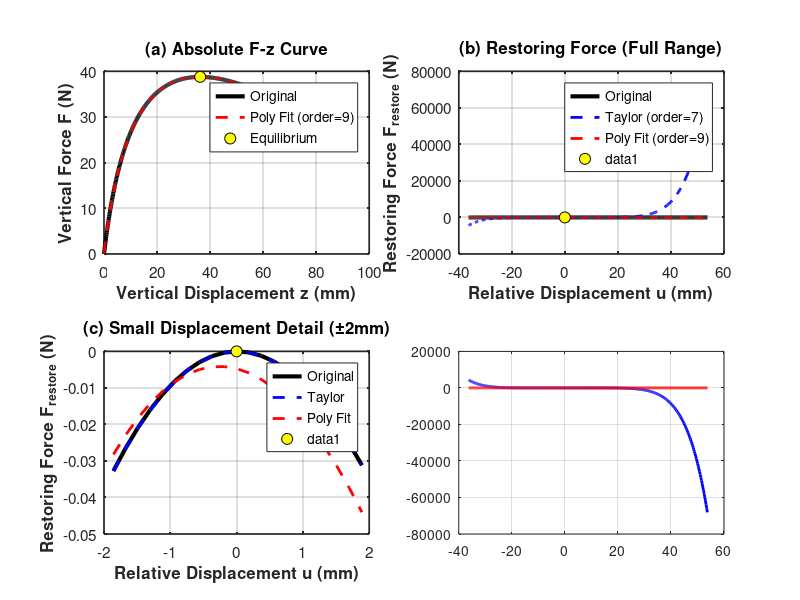

The MATLAB script that drew this image: (Note: this script raises an error after producing the figure.)
%% QZS Vibration Isolator - Enhanced Force-Displacement Approximation
% 对比原始力-位移曲线与多种高阶近似方法
% 方法1：高阶泰勒展开（数值微分）
% 方法2：多项式最小二乘拟合（推荐）
clear all; clc; close all;
format long g;

%% ====================== 1. 系统基础参数 ======================
b = 80e-3;        % 连杆长度 (m)
k = 300;          % 单根弹簧刚度 (N/m)
x0 = 5e-3;        % 初始偏移量 (m)
g = 9.81;         % 重力加速度 (m/s^2)
phi_lim = asin((b - 50e-3) / b);
n_phi = 500;      % 采样点数

%% ====================== 2. 计算原始力-位移曲线 ======================
phi0 = asin((b - x0) / b);
phi_array = linspace(phi0, phi_lim, n_phi);
z_disp = 2*b*(sin(phi0) - sin(phi_array));
F_Ver = (9*k*b/2) .* sin(phi_array) .* (cos(phi_array) - cos(phi0)) ./ cos(phi_array);

% 找到静平衡位置
[F_eq, idx_eq] = max(F_Ver);
phi_eq = phi_array(idx_eq);
z_eq = z_disp(idx_eq);
M_eq = F_eq / g;

fprintf('====================== 静平衡关键参数 ======================\n');
fprintf('平衡位置位移 z_eq = %.4f mm\n', z_eq*1000);
fprintf('平衡位置承载力 F_eq = %.4f N\n', F_eq);
fprintf('平衡位置支撑质量 M_eq = %.4f kg\n', M_eq);
fprintf('============================================================\n\n');

%% ====================== 3. 相对位移与恢复力 ======================
u = z_disp - z_eq;  % 相对平衡位置的位移 (m)
F_restore_original = F_Ver - F_eq;  % 恢复力 (N)

%% ====================== 4. 方法1：高阶泰勒展开（数值微分） ======================
fprintf('====================== 方法1：数值泰勒展开 ======================\n');

% 使用中心差分法计算各阶导数（在平衡位置处）
% 选择合适的步长（相对于位移范围）
h = (max(z_disp) - min(z_disp)) / 1000;  % 步长

% 定义力函数（插值原始数据）
F_interp = @(z) interp1(z_disp, F_Ver, z, 'spline', 'extrap');

% 计算1-7阶导数（使用中心差分）
taylor_order = 7;  % 泰勒展开阶数
k_taylor = zeros(1, taylor_order);

% 一阶导数（线性刚度）
k_taylor(1) = (F_interp(z_eq + h) - F_interp(z_eq - h)) / (2*h);

% 二阶导数
k_taylor(2) = (F_interp(z_eq + h) - 2*F_interp(z_eq) + F_interp(z_eq - h)) / h^2;

% 三阶导数
k_taylor(3) = (F_interp(z_eq + 2*h) - 2*F_interp(z_eq + h) + 2*F_interp(z_eq - h) - F_interp(z_eq - 2*h)) / (2*h^3);

% 四阶导数
k_taylor(4) = (F_interp(z_eq + 2*h) - 4*F_interp(z_eq + h) + 6*F_interp(z_eq) - 4*F_interp(z_eq - h) + F_interp(z_eq - 2*h)) / h^4;

% 五阶及以上使用数值微分（简化处理）
for n = 5:taylor_order
    % 使用有限差分近似高阶导数
    delta = h *2;
    z_sample = z_eq + linspace(-delta, delta, 2*n+1);
    F_sample = arrayfun(F_interp, z_sample);
    % 使用多项式拟合后求导
    p = polyfit(z_sample - z_eq, F_sample - F_eq, n);
    k_taylor(n) = p(end-n+1) * factorial(n);
end

% 构建泰勒展开恢复力
F_restore_taylor = zeros(size(u));
for n = 1:taylor_order
    F_restore_taylor = F_restore_taylor + k_taylor(n) .* (u.^n) / factorial(n);
end

% 输出泰勒系数
fprintf('泰勒展开系数（阶数=%d）：\n', taylor_order);
for n = 1:taylor_order
    fprintf('  k%d / %d! = %.6e N/m^%d\n', n, n, k_taylor(n)/factorial(n), n);
end

% 计算泰勒展开误差
rmse_taylor = sqrt(mean((F_restore_original - F_restore_taylor).^2));
r2_taylor = 1 - sum((F_restore_original - F_restore_taylor).^2) / sum((F_restore_original - mean(F_restore_original)).^2);
fprintf('泰勒展开RMSE = %.6f N, R² = %.6f\n', rmse_taylor, r2_taylor);
fprintf('============================================================\n\n');

%% ====================== 5. 方法2：多项式最小二乘拟合（推荐） ======================
fprintf('====================== 方法2：多项式拟合（推荐） ======================\n');

% 尝试不同阶数的多项式拟合
poly_orders = [3, 5, 7, 9];
colors = lines(length(poly_orders));
rmse_poly = zeros(size(poly_orders));
r2_poly = zeros(size(poly_orders));
poly_coeffs = cell(size(poly_orders));

for i = 1:length(poly_orders)
    order = poly_orders(i);
    % polyfit拟合（注意：polyfit返回降序系数，p(1)*x^n + ... + p(n+1)）
    p = polyfit(u, F_restore_original, order);
    poly_coeffs{i} = p;
    
    % 计算拟合值
    F_restore_poly = polyval(p, u);
    
    % 计算误差
    rmse_poly(i) = sqrt(mean((F_restore_original - F_restore_poly).^2));
    r2_poly(i) = 1 - sum((F_restore_original - F_restore_poly).^2) / sum((F_restore_original - mean(F_restore_original)).^2);
    
    fprintf('%d阶多项式拟合：\n', order);
    fprintf('  RMSE = %.6f N, R² = %.8f\n', rmse_poly(i), r2_poly(i));
    fprintf('  系数（降序）：');
    fprintf('%.6e ', p);
    fprintf('\n');
end

% 选择最佳拟合阶数（R²最高且RMSE最小）
[~, best_idx] = max(r2_poly);
best_order = poly_orders(best_idx);
best_coeffs = poly_coeffs{best_idx};
F_restore_best = polyval(best_coeffs, u);

fprintf('\n推荐使用：%d阶多项式拟合\n', best_order);
fprintf('  RMSE = %.6f N, R² = %.8f\n', rmse_poly(best_idx), r2_poly(best_idx));
fprintf('============================================================\n\n');

%% ====================== 6. 提取物理刚度系数（从最佳拟合） ======================
fprintf('====================== 物理刚度系数（从%d阶拟合提取） ======================\n', best_order);
% polyfit返回降序系数：p(1)*u^n + p(2)*u^(n-1) + ... + p(n+1)
% 转换为升序：c1*u + c2*u^2 + c3*u^3 + ...
c = fliplr(best_coeffs);% 转为升序
c = c(2:end);  % 去掉常数项（应该接近0）

fprintf('恢复力表达式：F_restore = ');
for n = 1:length(c)
    if n == 1
        fprintf('%.4e*u', c(n));
    else
        fprintf(' + %.4e*u^%d', c(n), n);
    end
end
fprintf(' (u单位:m, F单位:N)\n\n');

% 关键刚度系数
k1_fit = c(1);  % 线性刚度
if length(c) >= 3
    k3_fit = c(3);  % 三次非线性刚度
    fprintf('线性刚度 k1 = %.4f N/m\n', k1_fit);
    fprintf('三次非线性刚度 k3 = %.4e N/m³\n', k3_fit);
end
fprintf('============================================================\n\n');

%% ====================== 7. 绘制专业对比图 ======================
figure('Position', [100, 100, 1400, 900], 'Color', 'w');

% --- 子图1：绝对位移-总力对比 ---
subplot(2, 2, 1); hold on; box on; grid on;
plot(z_disp*1000, F_Ver, 'k-', 'LineWidth', 3, 'DisplayName', 'Original');
plot(z_disp*1000, F_eq + F_restore_best, 'r--', 'LineWidth', 2, 'DisplayName', sprintf('Poly Fit (order=%d)', best_order));
plot(z_eq*1000, F_eq, 'ko', 'MarkerSize', 8, 'MarkerFaceColor', 'y', 'DisplayName', 'Equilibrium');
xlabel('Vertical Displacement z (mm)', 'FontSize', 12, 'FontWeight', 'bold');
ylabel('Vertical Force F (N)', 'FontSize', 12, 'FontWeight', 'bold');
title('(a) Absolute F-z Curve', 'FontSize', 13, 'FontWeight', 'bold');
legend('Location', 'best', 'FontSize', 10);
set(gca, 'FontSize', 11, 'LineWidth', 1.2);

% --- 子图2：相对位移-恢复力对比（全范围） ---
subplot(2, 2, 2); hold on; box on; grid on;
plot(u*1000, F_restore_original, 'k-', 'LineWidth', 3, 'DisplayName', 'Original');
plot(u*1000, F_restore_taylor, 'b--', 'LineWidth', 2, 'DisplayName', sprintf('Taylor (order=%d)', taylor_order));
plot(u*1000, F_restore_best, 'r--', 'LineWidth', 2, 'DisplayName', sprintf('Poly Fit (order=%d)', best_order));
plot(0, 0, 'ko', 'MarkerSize', 8, 'MarkerFaceColor', 'y');
xlabel('Relative Displacement u (mm)', 'FontSize', 12, 'FontWeight', 'bold');
ylabel('Restoring Force F_{restore} (N)', 'FontSize', 12, 'FontWeight', 'bold');
title('(b) Restoring Force (Full Range)', 'FontSize', 13, 'FontWeight', 'bold');
legend('Location', 'best', 'FontSize', 10);
set(gca, 'FontSize', 11, 'LineWidth', 1.2);

% --- 子图3：小位移范围细节（±2mm） ---
subplot(2, 2, 3); hold on; box on; grid on;
u_range = 2;  % mm
idx_small = abs(u*1000) <= u_range;
plot(u(idx_small)*1000, F_restore_original(idx_small), 'k-', 'LineWidth', 3, 'DisplayName', 'Original');
plot(u(idx_small)*1000, F_restore_taylor(idx_small), 'b--', 'LineWidth', 2, 'DisplayName', 'Taylor');
plot(u(idx_small)*1000, F_restore_best(idx_small), 'r--', 'LineWidth', 2, 'DisplayName', 'Poly Fit');
plot(0, 0, 'ko', 'MarkerSize', 8, 'MarkerFaceColor', 'y');
xlabel('Relative Displacement u (mm)', 'FontSize', 12, 'FontWeight', 'bold');
ylabel('Restoring Force F_{restore} (N)', 'FontSize', 12, 'FontWeight', 'bold');
title(sprintf('(c) Small Displacement Detail (±%dmm)', u_range), 'FontSize', 13, 'FontWeight', 'bold');
legend('Location', 'best', 'FontSize', 10);
set(gca, 'FontSize', 11, 'LineWidth', 1.2);
xlim([-u_range, u_range]);

% --- 子图4：拟合误差对比 ---
subplot(2, 2, 4); hold on; box on; grid on;
error_taylor = F_restore_original - F_restore_taylor;
error_poly = F_restore_original - F_restore_best;
plot(u*1000, error_taylor, 'b-', 'LineWidth', 2, 'DisplayName', sprintf('Taylor Error (RMSE=%.3fN)', rmse_taylor));
plot(u*1000, error_poly, 'r-', 'LineWidth', 2, 'DisplayName', sprintf('Poly Fit Error (RMSE=%.3fN)', rmse_poly(best_idx)));
yline(0, 'k--', 'LineWidth', 1);
xlabel('Relative Displacement u (mm)', 'FontSize', 12, 'FontWeight', 'bold');
ylabel('Approximation Error (N)', 'FontSize', 12, 'FontWeight', 'bold');
title('(d) Fitting Error Comparison', 'FontSize', 13, 'FontWeight', 'bold');
legend('Location', 'best', 'FontSize', 10);
set(gca, 'FontSize', 11, 'LineWidth', 1.2);

sgtitle('QZS Isolator: Enhanced Force-Displacement Approximation', 'FontSize', 16, 'FontWeight', 'bold');

%% ====================== 8. 绘制多阶多项式拟合对比 ======================
figure('Position', [150, 150, 1200, 500], 'Color', 'w');

subplot(1, 2, 1); hold on; box on; grid on;
plot(u*1000, F_restore_original, 'k-', 'LineWidth', 3, 'DisplayName', 'Original');
for i = 1:length(poly_orders)
    F_poly_i = polyval(poly_coeffs{i}, u);
    plot(u*1000, F_poly_i, '--', 'LineWidth', 2, 'Color', colors(i,:), 'DisplayName', sprintf('Order %d (R²=%.6f)', poly_orders(i), r2_poly(i)));
end
xlabel('Relative Displacement u (mm)', 'FontSize', 12, 'FontWeight', 'bold');
ylabel('Restoring Force F_{restore} (N)', 'FontSize', 12, 'FontWeight', 'bold');
title('Polynomial Fitting: Different Orders', 'FontSize', 13, 'FontWeight', 'bold');
legend('Location', 'best', 'FontSize', 10);
set(gca, 'FontSize', 11, 'LineWidth', 1.2);

subplot(1, 2, 2); hold on; box on; grid on;
yyaxis left
bar(poly_orders, rmse_poly, 'FaceColor', [0.3, 0.6, 0.9], 'EdgeColor', 'k', 'LineWidth', 1.5);
ylabel('RMSE (N)', 'FontSize', 12, 'FontWeight', 'bold');
set(gca, 'YColor', 'k');

yyaxis right
plot(poly_orders, r2_poly, 'ro-', 'LineWidth', 2, 'MarkerSize', 10, 'MarkerFaceColor', 'r');
ylabel('R² (Goodness of Fit)', 'FontSize', 12, 'FontWeight', 'bold');
set(gca, 'YColor', 'r');
ylim([min(r2_poly)*0.999, 1.001]);

xlabel('Polynomial Order', 'FontSize', 12, 'FontWeight', 'bold');
title('Fitting Accuracy vs Polynomial Order', 'FontSize', 13, 'FontWeight', 'bold');
grid on;
set(gca, 'FontSize', 11, 'LineWidth', 1.2);

%% ====================== 9. 保存结果 ======================
saveas(gcf, 'QZS_Polynomial_Fitting_Comparison.png');
save('QZS_Enhanced_Approximation.mat', 'best_order', 'best_coeffs', 'k1_fit', 'k3_fit', ...
    'rmse_poly', 'r2_poly', 'z_eq', 'F_eq', 'M_eq');

fprintf('\n====================== 计算完成 ======================\n');
fprintf('对比图已保存\n');
fprintf('推荐使用 %d 阶多项式拟合，R² = %.8f\n', best_order, r2_poly(best_idx));
fprintf('====================================================\n');
